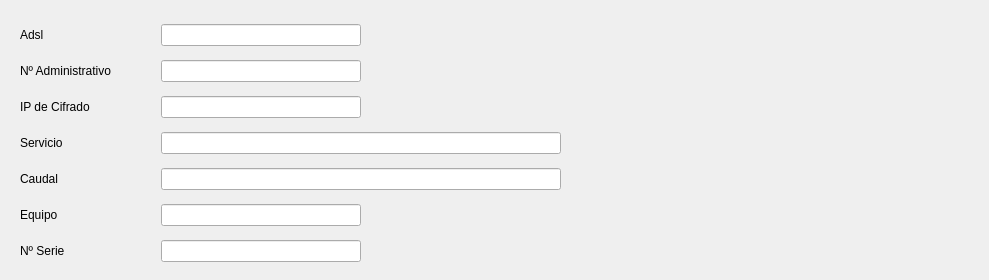
     <widget class="QWidget" name="Linea">
      <attribute name="title">
       <string>Línea</string>
      </attribute>
      <widget class="QWidget" name="gridLayoutWidget_2">
       <property name="geometry">
        <rect>
         <x>20</x>
         <y>20</y>
         <width>541</width>
         <height>251</height>
        </rect>
       </property>
       <layout class="QGridLayout" name="gridLayout_linea">
        <property name="sizeConstraint">
         <enum>QLayout::SetDefaultConstraint</enum>
        </property>
        <property name="spacing">
         <number>10</number>
        </property>
        <item row="2" column="0">
         <widget class="QLabel" name="label_ip_cifrado">
          <property name="text">
           <string>IP de Cifrado</string>
          </property>
         </widget>
        </item>
        <item row="4" column="1">
         <widget class="QLineEdit" name="lineEdit_linea_caudal">
          <property name="maximumSize">
           <size>
            <width>400</width>
            <height>16777215</height>
           </size>
          </property>
          <property name="maxLength">
           <number>64</number>
          </property>
          <property name="readOnly">
           <bool>true</bool>
          </property>
         </widget>
        </item>
        <item row="5" column="1">
         <widget class="QLineEdit" name="lineEdit_linea_equipamiento">
          <property name="maximumSize">
           <size>
            <width>200</width>
            <height>16777215</height>
           </size>
          </property>
          <property name="maxLength">
           <number>128</number>
          </property>
          <property name="alignment">
           <set>Qt::AlignRight|Qt::AlignTrailing|Qt::AlignVCenter</set>
          </property>
          <property name="readOnly">
           <bool>true</bool>
          </property>
         </widget>
        </item>
        <item row="3" column="0">
         <widget class="QLabel" name="label_servicio">
          <property name="text">
           <string>Servicio</string>
          </property>
         </widget>
        </item>
        <item row="4" column="0">
         <widget class="QLabel" name="label_caudal">
          <property name="text">
           <string>Caudal</string>
          </property>
         </widget>
        </item>
        <item row="0" column="0">
         <widget class="QLabel" name="label_adsl">
          <property name="text">
           <string>Adsl</string>
          </property>
         </widget>
        </item>
        <item row="1" column="0">
         <widget class="QLabel" name="label_num_administrativo">
          <property name="text">
           <string>Nº Administrativo</string>
          </property>
         </widget>
        </item>
        <item row="3" column="1">
         <widget class="QLineEdit" name="lineEdit_linea_servicio">
          <property name="maximumSize">
           <size>
            <width>400</width>
            <height>16777215</height>
           </size>
          </property>
          <property name="maxLength">
           <number>64</number>
          </property>
          <property name="readOnly">
           <bool>true</bool>
          </property>
         </widget>
        </item>
        <item row="0" column="1">
         <widget class="QLineEdit" name="lineEdit_linea_adsl">
          <property name="sizePolicy">
           <sizepolicy hsizetype="Fixed" vsizetype="Fixed">
            <horstretch>0</horstretch>
            <verstretch>0</verstretch>
           </sizepolicy>
          </property>
          <property name="maximumSize">
           <size>
            <width>200</width>
            <height>16777215</height>
           </size>
          </property>
          <property name="maxLength">
           <number>16</number>
          </property>
          <property name="alignment">
           <set>Qt::AlignRight|Qt::AlignTrailing|Qt::AlignVCenter</set>
          </property>
          <property name="readOnly">
           <bool>true</bool>
          </property>
         </widget>
        </item>
        <item row="1" column="1">
         <widget class="QLineEdit" name="lineEdit_linea_num_administrativo">
          <property name="sizePolicy">
           <sizepolicy hsizetype="Fixed" vsizetype="Fixed">
            <horstretch>0</horstretch>
            <verstretch>0</verstretch>
           </sizepolicy>
          </property>
          <property name="maximumSize">
           <size>
            <width>200</width>
            <height>16777215</height>
           </size>
          </property>
          <property name="maxLength">
           <number>16</number>
          </property>
          <property name="alignment">
           <set>Qt::AlignRight|Qt::AlignTrailing|Qt::AlignVCenter</set>
          </property>
          <property name="readOnly">
           <bool>true</bool>
          </property>
         </widget>
        </item>
        <item row="2" column="1">
         <widget class="QLineEdit" name="lineEdit_linea_ip_cifrado">
          <property name="sizePolicy">
           <sizepolicy hsizetype="Fixed" vsizetype="Fixed">
            <horstretch>0</horstretch>
            <verstretch>0</verstretch>
           </sizepolicy>
          </property>
          <property name="maximumSize">
           <size>
            <width>200</width>
            <height>16777215</height>
           </size>
          </property>
          <property name="maxLength">
           <number>16</number>
          </property>
          <property name="alignment">
           <set>Qt::AlignRight|Qt::AlignTrailing|Qt::AlignVCenter</set>
          </property>
          <property name="readOnly">
           <bool>true</bool>
          </property>
         </widget>
        </item>
        <item row="5" column="0">
         <widget class="QLabel" name="label_equipo">
          <property name="text">
           <string>Equipo</string>
          </property>
         </widget>
        </item>
        <item row="6" column="0">
         <widget class="QLabel" name="label_num_serie">
          <property name="text">
           <string>Nº Serie</string>
          </property>
         </widget>
        </item>
        <item row="6" column="1">
         <widget class="QLineEdit" name="lineEdit_linea_numero_serie">
          <property name="maximumSize">
           <size>
            <width>200</width>
            <height>16777215</height>
           </size>
          </property>
          <property name="alignment">
           <set>Qt::AlignRight|Qt::AlignTrailing|Qt::AlignVCenter</set>
          </property>
         </widget>
        </item>
       </layout>
      </widget>
      <widget class="QPushButton" name="pB_linea_router">
       <property name="geometry">
        <rect>
         <x>580</x>
         <y>20</y>
         <width>400</width>
         <height>248</height>
        </rect>
       </property>
       <property name="sizePolicy">
        <sizepolicy hsizetype="Fixed" vsizetype="Fixed">
         <horstretch>0</horstretch>
         <verstretch>0</verstretch>
        </sizepolicy>
       </property>
       <property name="text">
        <string/>
       </property>
       <property name="iconSize">
        <size>
         <width>400</width>
         <height>248</height>
        </size>
       </property>
       <property name="autoDefault">
        <bool>false</bool>
       </property>
       <property name="default">
        <bool>true</bool>
       </property>
       <property name="flat">
        <bool>true</bool>
       </property>
      </widget>
     </widget>
